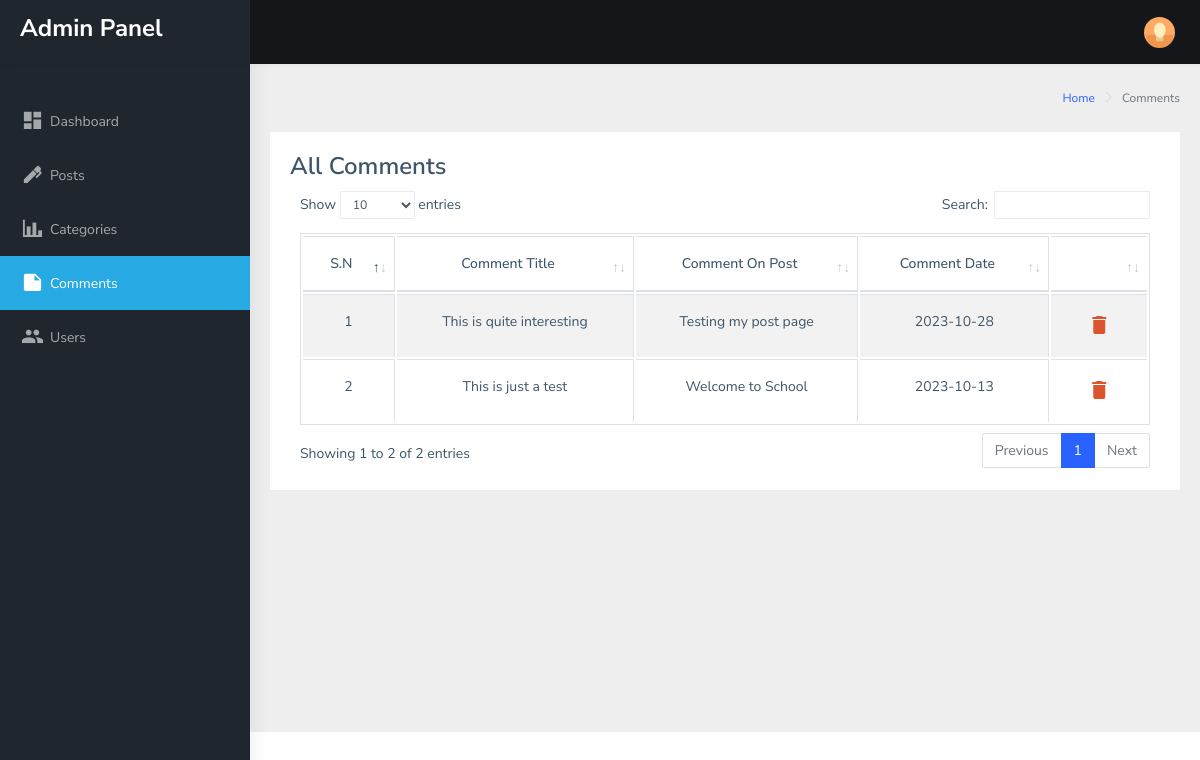
Page /admin/comments.php on the committed database.
### tables this page shows
CREATE TABLE `tb_comments` (
  `comment_id` int(11) NOT NULL,
  `post_id` int(11) NOT NULL,
  `post_title` text NOT NULL,
  `comment_body` longtext NOT NULL,
  `comment_author` varchar(255) NOT NULL,
  `comment_date` text NOT NULL,
  `comment_email` text NOT NULL,
  `comment_status` tinyint(1) NOT NULL DEFAULT 1
);

### admin/functions.php (called while the page is built, shortened)
<?php
class AdminFunctions {
   function get_comments_titles() {
      $db=new Dbconfig;
      $con=$db->connect_db();
      $stmt=$con->prepare("SELECT * FROM `tb_comments` ORDER BY `comment_id` DESC ");
      $stmt->execute();
      $arr = [];
      $result= $stmt->get_result();
      while($row = $result->fetch_assoc()) {
         $arr[] = $row;
      }
      return $arr;
   }
      {?>
<?php }
}
?>

### admin/comments.php (the view, shortened to what this page needs)
<?php
include "./admin-header.php";
?>
        <div class="page-wrapper">
            <div class="page-breadcrumb">
                <div class="row">
                    <div class="col-12 d-flex no-block align-items-center">
                        <div class="ml-auto text-right">
                            <nav aria-label="breadcrumb">
                                <ol class="breadcrumb">
                                    <li class="breadcrumb-item"><a href="./index.php">Home</a></li>
                                    <li class="breadcrumb-item active" aria-current="page">Comments</li>
                                </ol>
                            </nav>
                        </div>
                    </div>
                </div>
            </div>
            <div class="container-fluid">
                <div class="row">
                    <div class="col-12">
                        <div class="card">
                            <div class="card-body">
                                <h3 class="card-title">All Comments</h3>
                                <div class="table-responsive">
                                    <table id="zero_config" class="table table-striped table-bordered w-100 table">
                                        <thead>
                                            <tr>
                                                <th>S.N</th>
                                                <th>Comment Title</th>
                                                <th>Comment On Post</th>
                                                <th>Comment Date</th>
                                                <th> </th>
                                            </tr>
                                        </thead>
                                        <tbody>
                                        <?php
                                            $comments=$admin->get_comments_titles();
                                            $counter=1;
                                            foreach ($comments as $comment) {
                                                echo "<tr>";
                                                echo "<td>".$counter."</td>";
                                                echo '<td>'.$comment['comment_body'].'</td>';
                                                echo '<td>'.$comment['post_title'].'</td>';
                                                echo "<td>".date("Y-m-d", strtotime($comment['comment_date']))."</td>"; ?>
                                                <td class="h3">
                                                <a href="javascript:delete_post(<?php echo $comment['comment_id']; ?>)" data-toggle="tooltip" data-placement="top" data-original-title="Delete" class="px-1 mx-1 btn-outline-danger"><i class="mdi mdi-delete"></i></a>
                                                </td>
                                               <?php echo "</tr>";
                                                $counter++;
                                            }
                                        ?>
                                        </tbody>
                                    </table>
                                </div>
                            </div>
                        </div>
                    </div>
                </div>
            </div>
        </div>
<?php
include "./admin-footer.php";
?>

### rows in the picture
tb_comments: comment_body "This is quite interesting", post_title "Testing my post page", comment_date "2023-10-28"
tb_comments: comment_body "This is just a test", post_title "Welcome to School", comment_date "2023-10-13"
